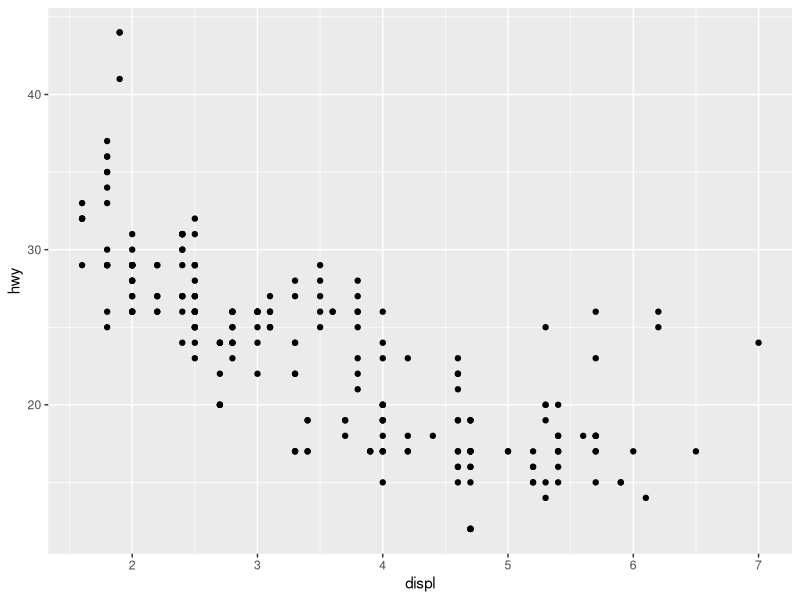
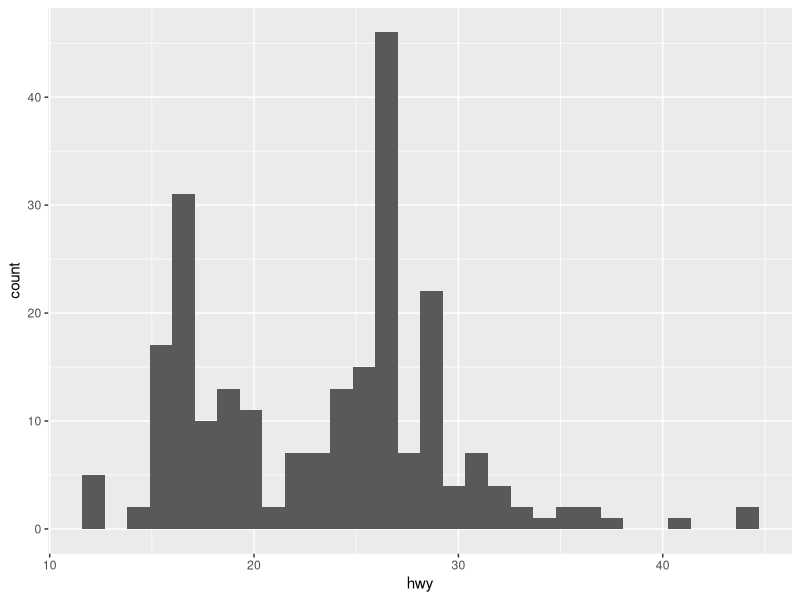
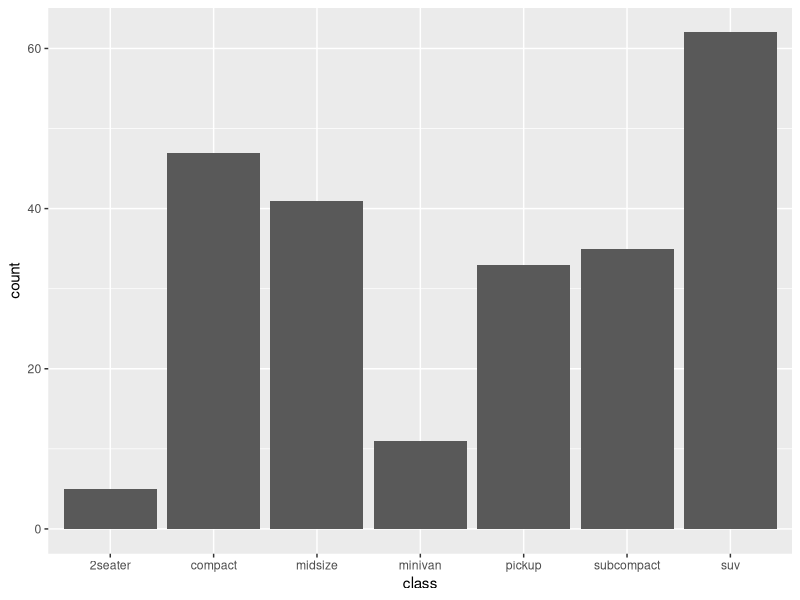
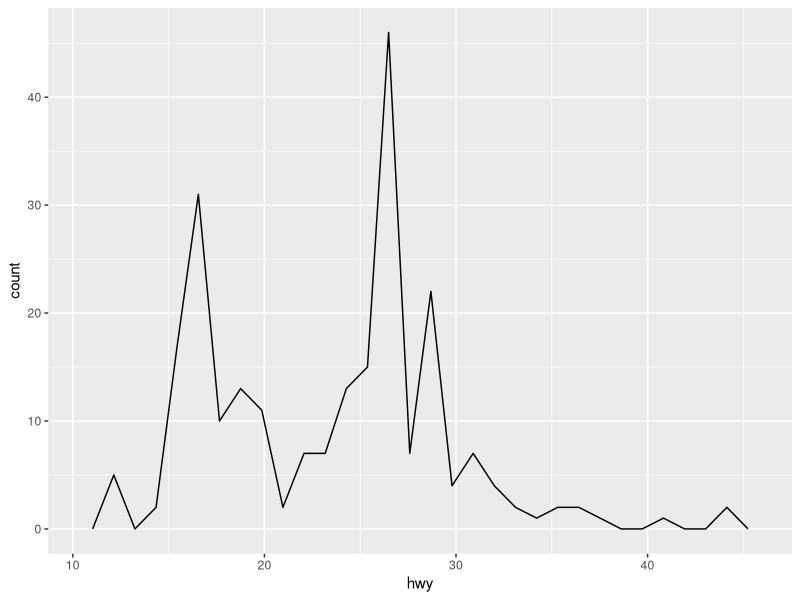
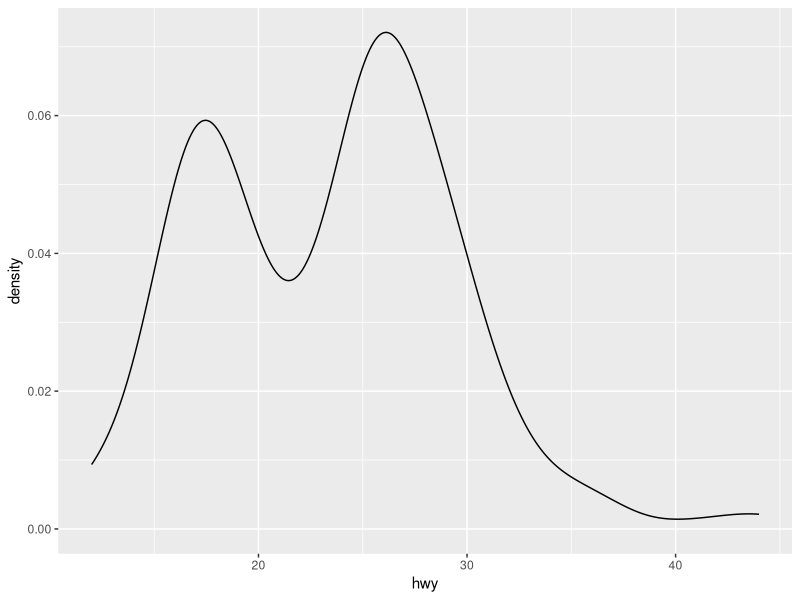
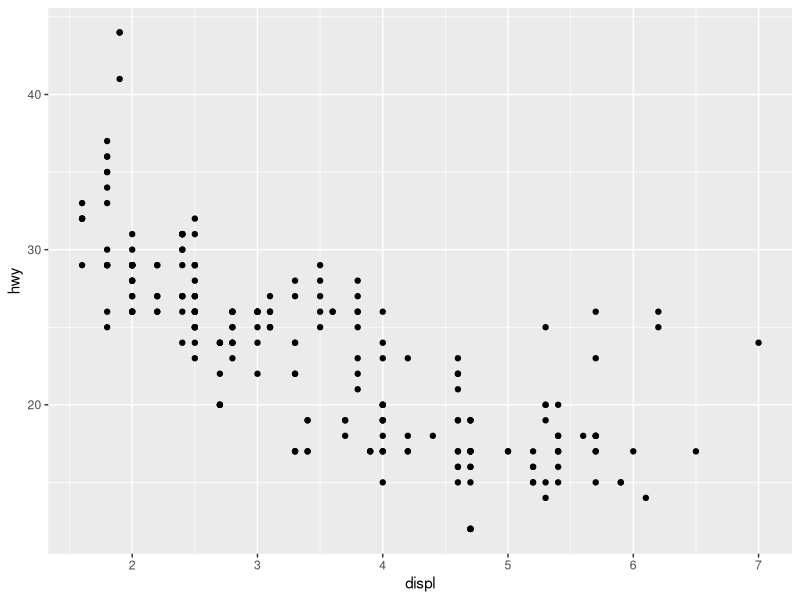
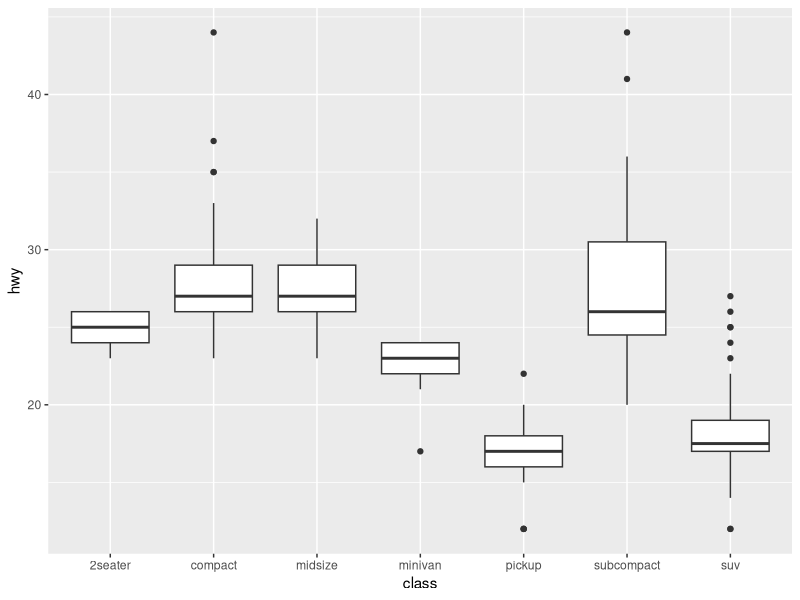
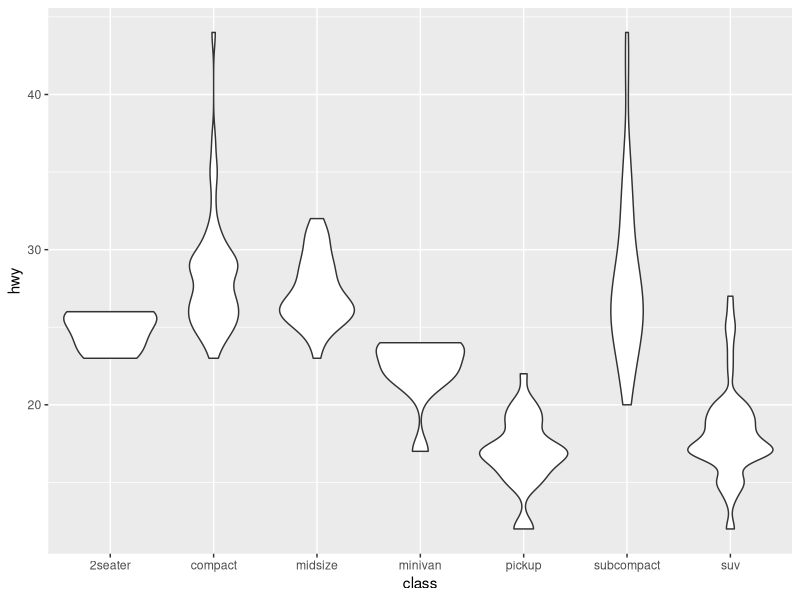

Source code (R) for these figures, in order: (Note: this script raises an error after producing the figures.)
# Curso: Ciencias de datos para sector salud
# Autor: Prof. Jair Villanueva
# Tema: Visualizacion de datos parte 1

# Libreria y paquetes 
if(!require(tidyverse)) install.packages("tidyverse")
library(tidyverse)
library(ggplot2)

# Data
?mpg
data(mpg)
str(mpg)
names(mpg)
View(mpg)

# Más info. de la data 
# Q1: Cómo obtener más información o ayuda para trabajar con el dataset ? 
?mpg
glimpse(mpg)
summary(mpg)


# Utilizaremos ggplot
# estructura: 
# ggplot(data, aes(x = var1, y = var2) + 
# geom_xxx )

str(mpg)
ggplot(data = mpg, aes(x = displ, y = hwy)) + 
  geom_point()

# Usamos geoms para graficar nuestro datos

# Gráficas de una sola variable -----

## histogram
ggplot(data = mpg, aes(x = hwy)) +
  geom_histogram()

?mpg
mpg$class

## bar chart
ggplot(data = mpg, aes(x = class)) +
  geom_bar()

## Poligrama de frecuencia
ggplot(data = mpg, aes(x = hwy)) +
  geom_freqpoly()


## Densidad 
ggplot(data = mpg, aes(x = hwy)) +
  geom_density()


# Gráficas de dos variables -----

## scatter plot
ggplot(data = mpg, aes(x = displ, y = hwy)) +
  geom_point()

## box plot
ggplot(data = mpg, aes(x = class, y = hwy)) +
  geom_boxplot()

## violin plot
ggplot(data = mpg, aes(x = class, y = hwy)) +
  geom_violin()


ggplot(data = mpg, aes(x = class)) +
  geom_bar()

names(diabetes)
summary(diabetes)
colSums(is.na(diabetes))

diabetes$diabetes

# Non-mapping aesthetics
ggplot(data = diabetes, aes(x =glucose, y =insulin))+
  geom_point(color = "red", size = 2, shape = 10, alpha =.8)

ggplot(diabetes, aes(x=age, y=pressure, color=diabetes)) + 
  geom_point(size=2)

ggplot(diabetes, aes(x=diabetes)) + 
  geom_bar()
str(diabetes)

ggplot(diabetes, aes(x=as.factor(diabetes), fill=as.factor(diabetes) )) + 
  geom_bar( ) +
  scale_fill_hue(c = 40) +
  theme(legend.position="none")


ggplot(data = diabetes, aes(x = glucose, y = insulin)) +
  geom_point(color = "blue")

# Mapping aesthetics
ggplot(data = diabetes, aes(x = glucose, y = insulin, color = diabetes)) +
  geom_point()

ggplot(data = diabetes, aes(x = glucose, y = insulin, color = diabetes)) +
  geom_point()


# facets for small multiples
# Las funciones de faceta proporcionan una forma sencilla de crear pequeños múltiplos
# facet_wrap: se utiliza principalmente para crear pequeños múltiplos basados en una 
# sola variable

ggplot(diabetes, aes(x = age, y = pressure )) +
  geom_point() +
  facet_wrap(~ diabetes, nrow = 2)

?facet_wrap 
# revisar otros argumentos para el control de salidas

# ejemplo: 
ggplot(data = mpg, aes(x = displ, y = hwy)) +
  geom_point() +
  facet_grid(drv ~ cyl)


ggplot(diabetes, aes(x = pregnant)) +
  geom_bar() +
  facet_wrap(~ diabetes)

names(diabetes)

# Adicionar títulos en la gráfica

# Añadir titulos
ggplot(data = diabetes, aes(x = diabetes, y = pressure)) +
  geom_boxplot() +
  ggtitle("Diabetes vs Presión arterial”,
          subtitle = “Dataset: Diabetes.cvs")

# Ajuste de escala 
ggplot(data = txhousing, aes(x = volume, y = median)) +
  geom_point() 

ggplot(data = txhousing, aes(x = volume, y = median)) +
  geom_point(alpha = .25) +
  scale_x_log10()

ggplot(data = txhousing, aes(x = volume, y = median)) +
  geom_point(alpha = .25) +
  scale_x_log10()

glimpse(diabetes)

# Axis titles and labels
ggplot(data = txhousing, aes(x = volume, y = median)) +
  geom_point(alpha = .25)  +
  scale_y_continuous(name = "Median Sales Price") +
  scale_x_log10(name = "Total Sales Volume")

# Putting it all together
ggplot(data = txhousing, aes(x = volume, y = median)) +
  geom_point(alpha = .25) +
  scale_y_continuous(name = "Median Sales Price", labels = scales::dollar) +
  scale_x_log10(name = "Total Sales Volume", labels = scales::comma) +
  ggtitle("Texas Housing Sales",
          subtitle = "Sales data from 2000-2010 provided by the TAMU real estate center")

# Overplotting
ggplot(data = txhousing, aes(x = volume, y = median)) +
  geom_point(alpha = .25)  +
  scale_x_log10() +
  geom_smooth()

ggplot(data = txhousing, aes(x = volume, y = median)) +
  geom_point(alpha = .25)  +
  scale_x_log10() +
  geom_smooth(method = "lm")

# Linea de ajuste
ggplot(data = txhousing, aes(x = volume, y = median)) +
  geom_point(alpha = .25)  +
  scale_x_log10() +
  geom_smooth(method = "lm") +
  facet_wrap(~ month)

